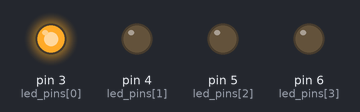
The sketch below on a simulated Arduino Uno, built with avr-gcc and run on an emulated ATmega328P. On the bench: output pins drawn as LEDs (lit = HIGH).

Above: at 0.5 s.
At 1.5 s:
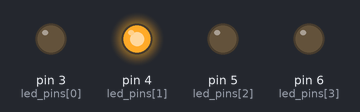
At 2.5 s:
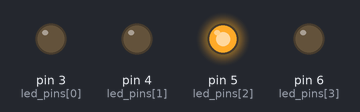
At 3.5 s:
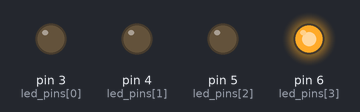
Timing chart, 0 to 5.2 s (numbered marks = the images above):
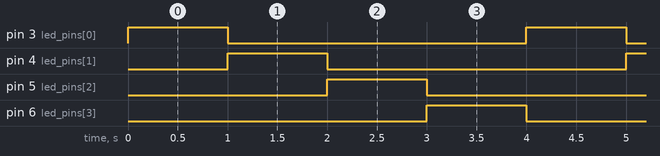

The sketch:

ex04_4led_control.ino
```cpp
const int led_yellow_pin = 3;
const int led_red_pin = 4;
const int led_green_pin = 5;
const int led_blue_pin = 6;

// void setup()
// {
//   pinMode(led_yellow_pin, OUTPUT);
//   pinMode(led_red_pin, OUTPUT);
//   pinMode(led_green_pin, OUTPUT);
//   pinMode(led_blue_pin, OUTPUT);
// }

// void loop()
// {
//   // 1번 led (yellow) 만 High(불켜짐)
//   digitalWrite(led_yellow_pin, HIGH);
//   digitalWrite(led_red_pin, LOW);
//   digitalWrite(led_green_pin, LOW);
//   digitalWrite(led_blue_pin, LOW);

//   delay(1000);

//   // 2번 led (red) 만 High(불켜짐)
//   digitalWrite(led_yellow_pin, LOW);
//   digitalWrite(led_red_pin, HIGH);
//   digitalWrite(led_green_pin, LOW);
//   digitalWrite(led_blue_pin, LOW);

//   delay(1000);

//   // 3번 led (green) 만 High(불켜짐)
//   digitalWrite(led_yellow_pin, LOW);
//   digitalWrite(led_red_pin, LOW);
//   digitalWrite(led_green_pin, HIGH);
//   digitalWrite(led_blue_pin, LOW);

//   delay(1000);

//   // 4번 led (blue) 만 High(불켜짐)
//   digitalWrite(led_yellow_pin, LOW);
//   digitalWrite(led_red_pin, LOW);
//   digitalWrite(led_green_pin, LOW);
//   digitalWrite(led_blue_pin, HIGH);

//   delay(1000);
// }
```

ex04_4led_forloop_control.ino
```cpp
const int led_pins[4] = {3, 4, 5, 6};
// 출력할 index 번호에 맞추어 High, Low 설정
const int led_outs[4][4] = {
  {1, 0, 0, 0},
  {0, 1, 0, 0},
  {0, 0, 1, 0},
  {0, 0, 0, 1}
};
int out_no = 0; // 출력할 index 번호

void setup() {
  int n;

  for (n = 0; n < 4; n++) {
    pinMode(led_pins[n], OUTPUT);
    digitalWrite(led_pins[n], LOW); // default 가 LOW 이므로 굳이 할 필요 없음
  }
}

void loop() {
  int n;

  for (n = 0; n < 4; n++) {
    digitalWrite(led_pins[n], led_outs[out_no][n]);
  }
    ++out_no %= 4;
    delay(1000);
}
```

Measured:
- by itself, pin 3 (led_pins[0]), pin 4 (led_pins[1]), pin 5 (led_pins[2]), pin 6 (led_pins[3]): alternates HIGH for 1.0 s and LOW for 3.0 s
- by itself, everything shown: repeats every 4.0 s, in 4 steps
